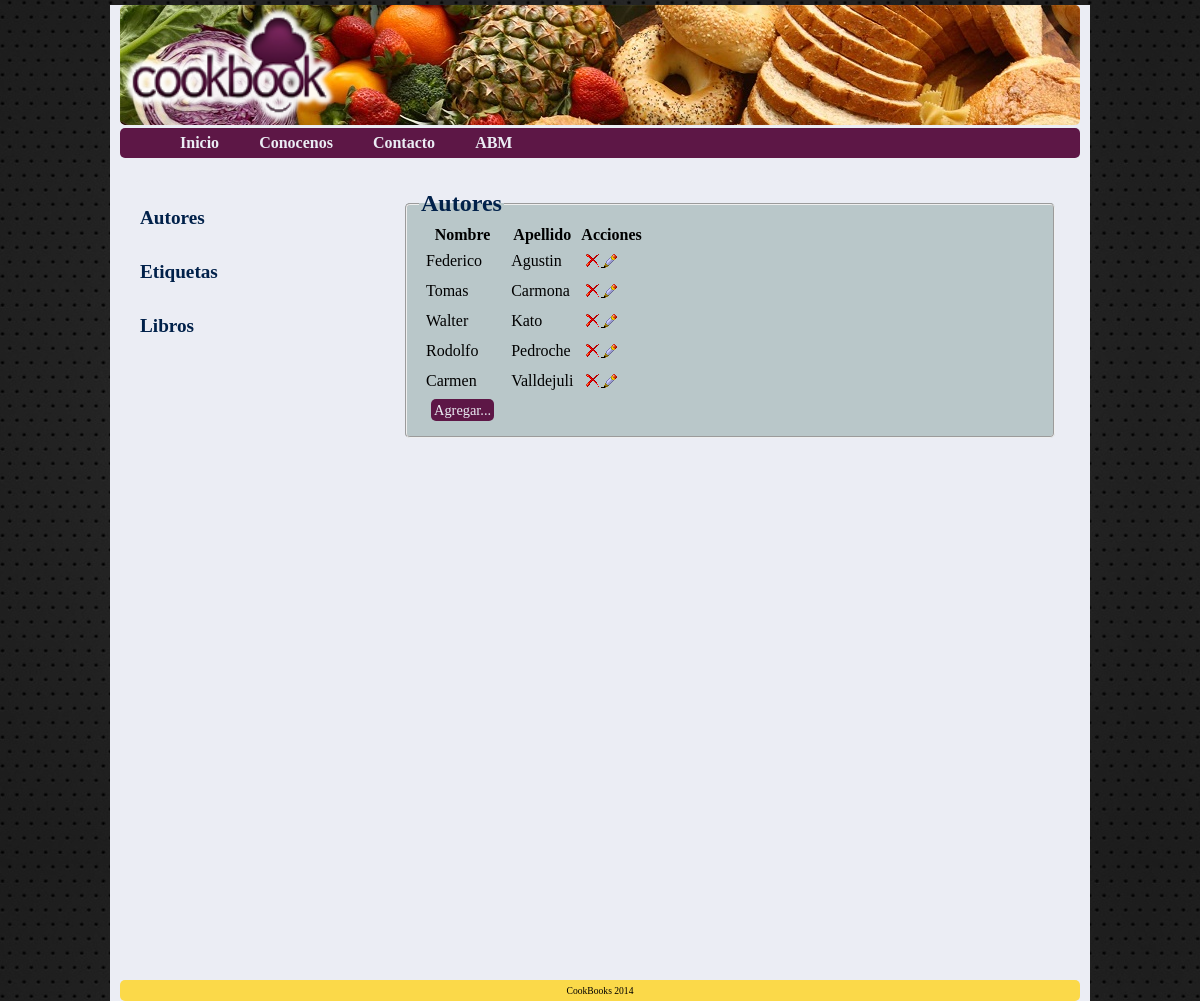
Before: /CookBook/abm.php?abm=Autor with the older database file.
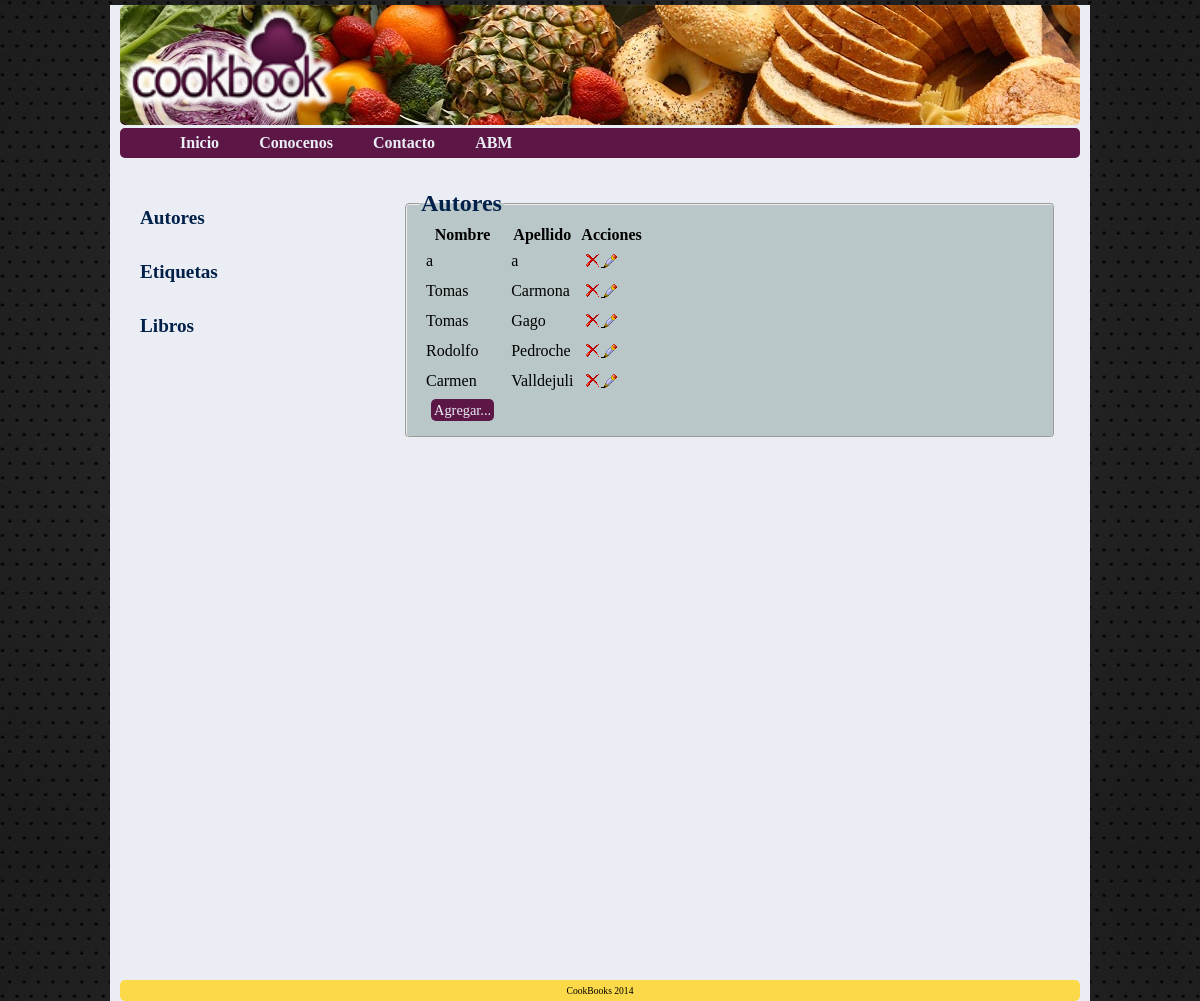
After: the same page with the newer database file.
### tables this page shows
CREATE TABLE IF NOT EXISTS `autor` (
  `idAutor` int(11) NOT NULL AUTO_INCREMENT,
  `nombre` varchar(20) NOT NULL,
  `apellido` varchar(20) NOT NULL,
  `mail` varchar(30) DEFAULT NULL,
  PRIMARY KEY (`idAutor`)
);

### CookBook/abm.php (the view, shortened to what this page needs)
<html>
<head>
	<link href="css/style.css" type="text/css" rel="stylesheet">
</head>
<body>
	<div id="page">
		<div id="header">
			<div id="page-header">
				<div class=logo><a href="index.php"><img src="img/Imagen1.png" height=100% alt="logo" border="0px"></a></div>
			</div>
			<div id="header-menu">
				<ul id="navegacion">
					<li>
						<a href="index.php">Inicio</a>
					</li>
					<li>
						<a href="aboutUs.php">Conocenos</a>
					</li>
					<li>
						<a href="contacto.php">Contacto</a>
					</li>
					<li>
						<a href="abm.php">ABM</a>
					</li>
				</ul>
			</div>
		</div>
				<div id="content">
			<div id="left-bar">
				<?php
				 		echo '<h5><a href="abm.php?abm=Autor">Autores</a></h5>
						<h5><a href="abm.php?abm=Etiqueta">Etiquetas</a></h5>
					 	<h5><a href="abm.php?abm=Libro">Libros</a></h5>';
					?>
			</div>
			<div id="main-content">
				<?php
					if(isset($_GET["abm"])){
						echo '<fieldset style="margin:auto; width">';
						$abm=$_GET["abm"];
						if($abm=='Autor'){
							echo '<legend>'.$abm.'es </legend>';
						}else{
							echo '<legend>'.$abm.'s </legend>';
						}
						$tabla=$abm;
						$id='id'.$abm;
						switch($abm){
							case 'Autor':
							$sql = "SELECT * FROM `$tabla` order by `apellido`";
							break;
						}
						$query = mysql_query($sql);
						echo '<table>';
						echo '<tr><th>';
						if($abm=='Autor'){
							echo 'Nombre</th><th>Apellido';
						}
						echo'</th><th>Acciones</th></tr>';
						while ($row  = mysql_fetch_assoc($query)) {
							switch($abm){
								case 'Autor':
								$a= $row["nombre"];
								$c= $row["apellido"];
								echo "<tr><td>$a</td>";
								echo "<td>$c</td>";
								break;
							}
							$b = $row["$id"];
							echo '<td><a onclick="if(!confirm(';
							echo " 'Desea borrar el elemento?' ";
							echo '))return false"; href="php/bajas.php?abm='.$abm.'&id='.$b.'"><img src="img/eliminar.png" title="Eliminar" /></a>';
							echo '<a href="php/formabm.php?abm='.$abm.'&id='.$b.'&nombre='.$a;
							if($abm=='Autor'){
								echo '&apellido='.$c;
							}
							echo '"><img src="img/editar.png" title="Editar"/></a>';
						}
						echo "<tr><td><span ><a id='agregar' href=\"php/formabm.php?abm=$abm";
						echo "\">Agregar... </span></td></tr></table>";
					}
					echo '</fieldset>';
			?>
			</div>
		</div>
		<div id="footer">CookBooks 2014</div>
	</div>
</body>
</html>

### CookBook/css/style.css (style rules this page uses)
body { font-family:"verdana"; background:url('../img/fondo.jpg') repeat; margin:0; padding:0; border-style:none; border-width:0px; }
img { border-style:none; border-width:0px; }
a { border-style:none; border-width:0px; }
td { padding:5px; }
fieldset { background-color:#B9C7C9; border-radius:5px; }
legend { font-size:1.5em; font-weight:bold; color:#01214A; }
#page { width:960px; height:auto; margin:0 auto; background-color: #EBEDF4; padding:0 10px; border-style:none; border-width:0px; }
#header { margin:5px auto; width:100%; height:150px; }
#page-header { margin-bottom:2.5px; width:100%; height:80%; background:url('../img/header.jpg'); border-radius:5px; }
.logo { text-align:left; float:left; padding-right:0px; border-style:none; border-width:0px; }
#page-header a:link { color:#EBEDF4; text-decoration:none; }
#header-menu { width:100%; height:20%; background-color:#5D1746; padding:auto; border-radius:5px; }
ul { list-style-type:none; margin:auto; border-style:none; border-width:0px; }
#navegacion li { float:left;padding-top:6px; height:100%; font-weight:bold; }
#navegacion li a { height:18px; }
#navegacion li a:link { color:#EBEDF4;background-color:#5D1746;text-decoration:none;padding:6px 20px; }
#content { background-color:transparent; margin:5px; width:100%; height:100%; padding-top: 15px; }
#left-bar { width:250px; height:100%; float:left; margin-left:15px; }
#main-content { width:650px; height:auto; margin:0; float:left; padding:15px; background-color:transparent; border-radius:5px; }
#footer { font-size:0.6em; background-color:#FBD949; width:auto; height:auto; clear:both; padding:5px 0; bottom:0px; text-align:center; border-radius:5px; }
h5 { font-size:1.2em; font-weight:bold; }
h5 a:link { color:#01214A;background-color:#EBEDF4;text-decoration:none; }
#agregar { font-size:0.9em; margin:5px 5px }
#agregar:link { color:#EBEDF4;background-color:#5D1746;border-radius:5px;text-decoration:none;padding:3px }

Changed rows visible on the page:
removed autor: nombre "Walter", apellido "Kato"
changed autor (number 1 of 5 on the later page): nombre "Federico" → "a"; apellido "Agustin" → "a"
added autor: nombre "Tomas", apellido "Gago"
